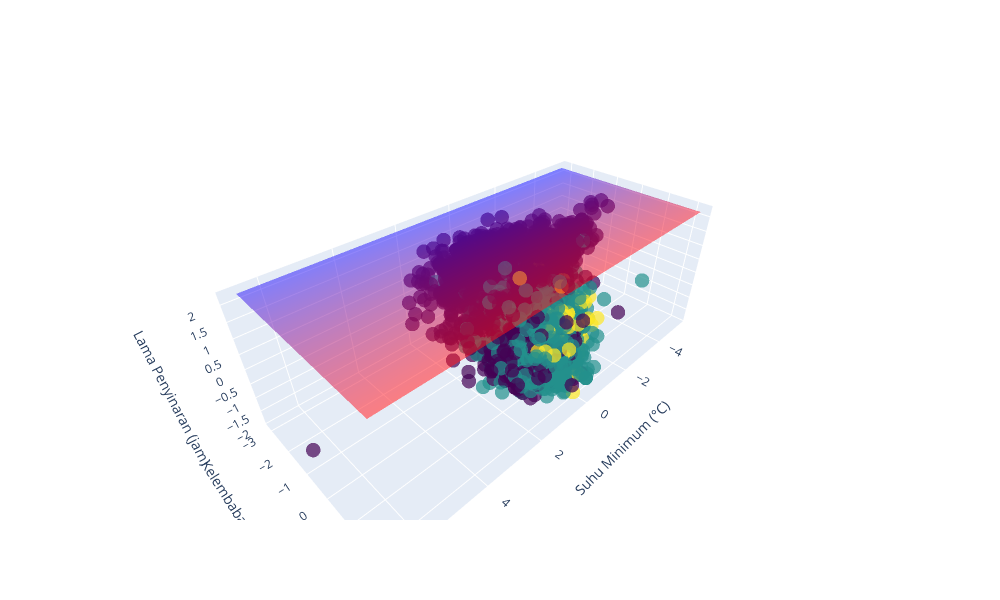

Notebook source saved alongside this figure:
### Code cell
# Scatter plot for the training data
fig = go.Figure()

# Menambahkan data asli dalam bentuk scatter 3D
fig.add_trace(go.Scatter3d(x=X_scaled[:, 0], y=X_scaled[:, 1], z=X_scaled[:, 2], 
                           mode='markers',
                           marker=dict(size=5, color=y.ravel(), opacity=0.7, colorscale='Viridis'),
                           name='Data Training'))

# Menambahkan surface plot untuk decision boundary
fig.add_trace(go.Surface(z=z_grid, x=x_grid, y=y_grid, opacity=0.5, colorscale='Bluered_r', showscale=False))

# Menentukan layout untuk axis dan tampilan
fig.update_layout(scene=dict(xaxis_title='Suhu Minimum (°C)',
                             yaxis_title='Kelembaban Rata-rata (%)',
                             zaxis_title='Lama Penyinaran (jam)'),
                 width=1000, height=600)

# Menampilkan grafik
fig.show()

### Figure 1 — Plotly figure (JSON) as saved in the notebook; plotly's stock layout.template omitted (floating-point values rounded to 4 significant figures; data arrays with more than 128 entries replaced by an {"elided": "..."} marker saying what was removed)
{"data": [{"marker": {"color": {"elided": "3634 int values"}, "colorscale": [[0, "#440154"], [0.1111, "#482878"], [0.2222, "#3e4989"], [0.3333, "#31688e"], [0.4444, "#26828e"], [0.5556, "#1f9e89"], [0.6667, "#35b779"], [0.7778, "#6ece58"], [0.8889, "#b5de2b"], [1, "#fde725"]], "opacity": 0.7, "size": 5}, "mode": "markers", "name": "Data Training", "type": "scatter3d", "x": {"elided": "3634 float values"}, "y": {"elided": "3634 float values"}, "z": {"elided": "3634 float values"}}, {"colorscale": [[0, "rgb(255,0,0)"], [1, "rgb(0,0,255)"]], "opacity": 0.5, "showscale": false, "type": "surface", "x": {"elided": "100x100 float values"}, "y": {"elided": "100x100 float values"}, "z": {"elided": "100x100 float values"}}], "layout": {"height": 600, "scene": {"xaxis": {"title": {"text": "Suhu Minimum (°C)"}}, "yaxis": {"title": {"text": "Kelembaban Rata-rata (%)"}}, "zaxis": {"title": {"text": "Lama Penyinaran (jam)"}}}, "width": 1000}}
